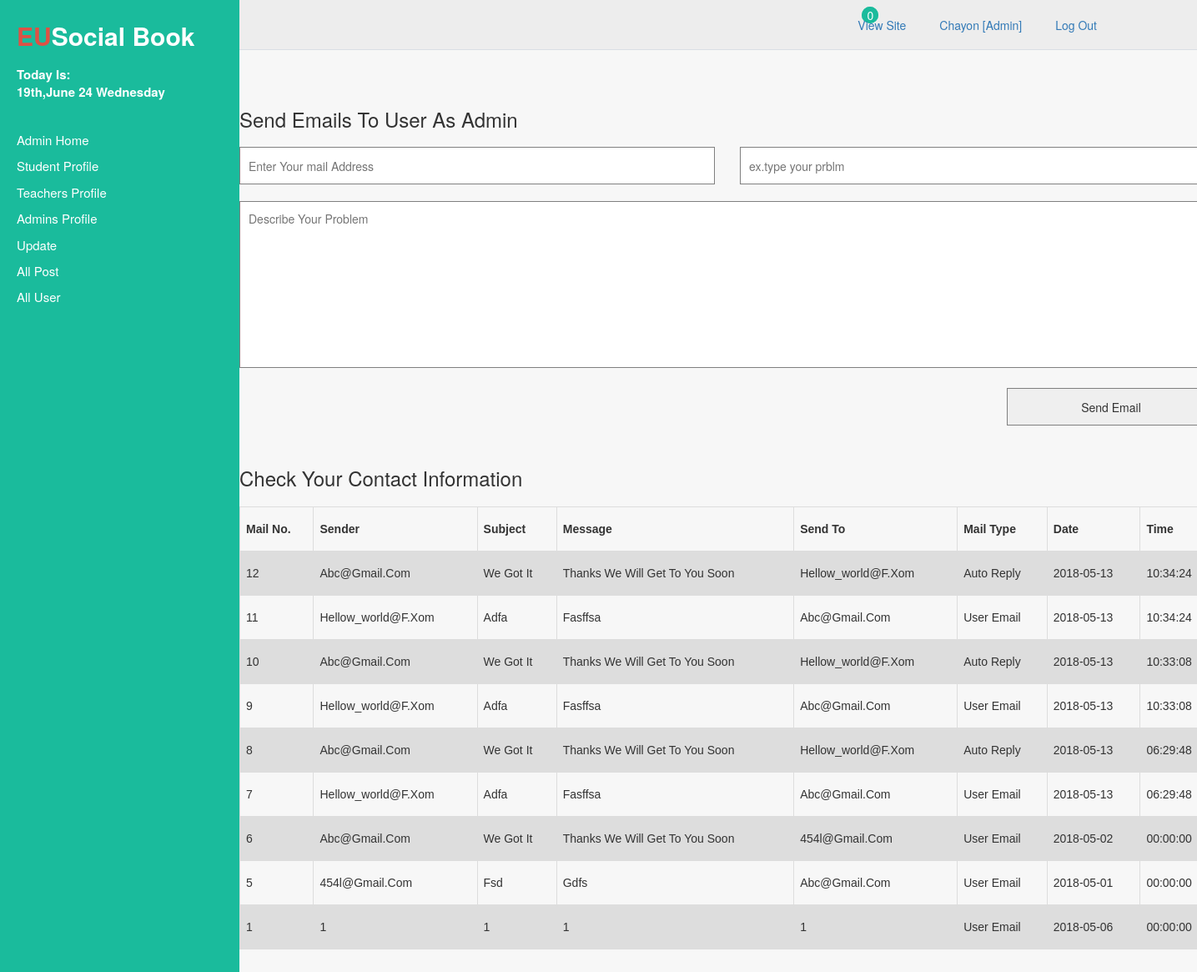
The app's page /admin/mail.php (signed in) with its own data.
### tables this page shows
CREATE TABLE `mail` (
  `mail_no` int(10) NOT NULL,
  `sender` varchar(255) NOT NULL,
  `subject` text NOT NULL,
  `message` text NOT NULL,
  `send_to` varchar(255) NOT NULL,
  `mail_type` varchar(10) NOT NULL,
  `date` date NOT NULL,
  `time` time NOT NULL
);

### admin/mail.php (the view, shortened to what this page needs)
<?php
if(!isset($_SESSION['admin_name'])){
	header("location: sign_in.php");
}
else{
?>
<?php require_once('include/header.php'); ?>
	<section class="content-section">
		<div class="container">
			<div class="page-area">
				<div class="row">
						<div class="page-left admin-mail">
							<form action="mail.php" method="POST" enctype="multipart/form-data">
								<h3>Send Emails To User As Admin</h3>
								<div class="row">
									<div class="col-12 col-md-6">
										<div class="admin-mail-input">
											<input type="email" name="email" placeholder="Enter Your mail Address" />
										</div>
									</div>
									<div class="col-12 col-md-6">
										<div class="admin-mail-input">
											<input type="text" name="subject" placeholder="ex.type your prblm" />
										</div>
									</div>
									<div class="col-12 col-md-12">
										<div class="admin-mail-input">
											<textarea type="text" name="message" placeholder="Describe Your Problem"></textarea>
										</div>
									</div>
									<div class="col-12 col-md-12">
										<div class="admin-mail-input mail-submit-button">
											<input type="submit" name="Send_email" value="Send Email" />
										</div>
									</div>
								</div>
							</form>
					</div>
						<div class="page-right">
							<div class="content admin-mail-table">
								<h3>Check your Contact Information</h3>
									<table>
										<tr>
											<th>Mail No.</th>
											<th>sender</th>
											<th>subject</th>
											<th>message</th>
											<th>send to</th>
											<th>mail type</th>
											<th>date</th>
											<th>time</th>
										</tr>
<?php
						$query="SELECT * from mail ORDER BY 1 DESC";
						$run= mysqli_query($connection,$query);
						while($row=mysqli_fetch_array($run)){
							$mail_No=$row['mail_no'];
							$sender=$row['sender'];
							$subject=$row['subject'];
							$message=$row['message'];
							$send_to=$row['send_to'];
							$mail_type=$row['mail_type'];
							$date=$row['date'];
							$time=$row['time'];
?>
										<tr>
											<td><?php echo $mail_No;?></td>
											<td><?php echo $sender;?></td>
											<td><?php echo $subject;?></td>
											<td><?php echo $message;?></td>
											<td><?php echo $send_to;?></td>
											<td><?php echo $mail_type;?></td>
											<td><?php echo $date;?></td>
											<td><?php echo $time;?></td>
										</tr>
					<?php   }?>
									</table>
							</div>
						</div>
				</div>
			</div>
		</div>
	</section>
<?php require_once('include/footer.php'); ?>
<?php }?>

### admin/css/style.css (style rules this page uses)
body { background:#F7F7F7; text-transform:capitalize; }
.content { overflow:hidden; }
table { font-family: arial, sans-serif; border-collapse: collapse; width: 100%; }
td, th { border: 1px solid #dddddd; text-align: left; padding: 16px 7px; }
tr:nth-child(even) { background-color: #dddddd; }
.admin-mail { padding-top: 70px; }
.admin-mail form h3 { margin-bottom: 20px; }
.admin-mail-input { overflow: hidden; margin-bottom: 20px; }
.admin-mail-input input { height: 45px; width: 100%; padding: 10px; border: 1px solid gray; }
.admin-mail-input textarea { height: 200px; width: 100%; padding: 10px; border: 1px solid gray; resize: none; }
.mail-submit-button input { width: 250px; float: right; }
.admin-mail-table { padding-top: 30px; padding-bottom: 70px; }
.admin-mail-table h3 { margin-bottom: 20px; }

### admin/css/admin-style.css (style rules this page uses)
* { margin: 0; padding: 0; border: none; outline: none; }
html { font-size: 62.5%; }
body { background: #F7F7F7; overflow-x: hidden; text-transform:capitalize; }
h1, h2, h3, h4, h5, h6 { margin: 0; }

### records on screen
mail: mail_no "12", sender "Abc@gmail.com", subject "We Got It", message "Thanks We Will Get To You Soon", send_to "Hellow_world@f.xom", mail_type "Auto Reply", date "2018-05-13", time "10:34:24"
mail: mail_no "11", sender "Hellow_world@f.xom", subject "Adfa", message "Fasffsa", send_to "Abc@gmail.com", mail_type "User Email", date "2018-05-13", time "10:34:24"
mail: mail_no "10", sender "Abc@gmail.com", subject "We Got It", message "Thanks We Will Get To You Soon", send_to "Hellow_world@f.xom", mail_type "Auto Reply", date "2018-05-13", time "10:33:08"
mail: mail_no "9", sender "Hellow_world@f.xom", subject "Adfa", message "Fasffsa", send_to "Abc@gmail.com", mail_type "User Email", date "2018-05-13", time "10:33:08"
mail: mail_no "8", sender "Abc@gmail.com", subject "We Got It", message "Thanks We Will Get To You Soon", send_to "Hellow_world@f.xom", mail_type "Auto Reply", date "2018-05-13", time "06:29:48"
mail: mail_no "7", sender "Hellow_world@f.xom", subject "Adfa", message "Fasffsa", send_to "Abc@gmail.com", mail_type "User Email", date "2018-05-13", time "06:29:48"
mail: mail_no "6", sender "Abc@gmail.com", subject "We Got It", message "Thanks We Will Get To You Soon", send_to "454l@gmail.com", mail_type "User Email", date "2018-05-02", time "00:00:00"
mail: mail_no "5", sender "454l@gmail.com", subject "Fsd", message "Gdfs", send_to "Abc@gmail.com", mail_type "User Email", date "2018-05-01", time "00:00:00"
mail: mail_no "1", sender "1", subject "1", message "1", send_to "1", mail_type "User Email", date "2018-05-06", time "00:00:00"

### other values on screen
$count "0"
$_SESSION['admin_name'] "Chayon"
$_SESSION['admin_type'] "Admin"
